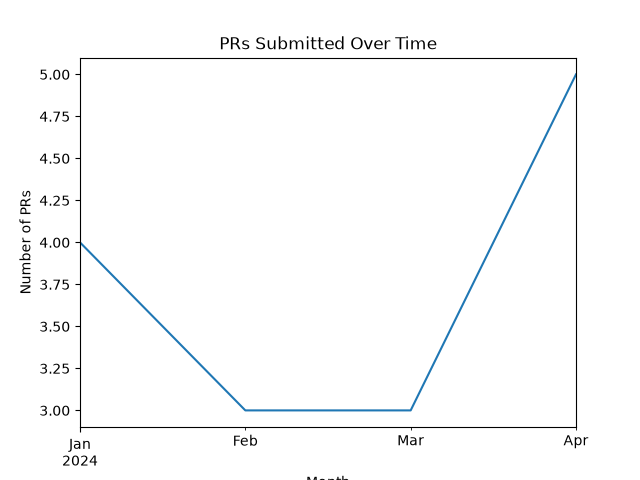

Write Python code to recreate this figure.
import pandas as pd
import matplotlib.pyplot as plt

df = pd.read_csv("aidev_sample.csv")
df["created_at"] = pd.to_datetime(df["created_at"])

monthly = df.set_index("created_at").resample("ME").size()
monthly.plot(kind="line", title="PRs Submitted Over Time")
plt.xlabel("Month")
plt.ylabel("Number of PRs")
plt.savefig("pr_over_time.png")
print("Chart saved as pr_over_time.png")
